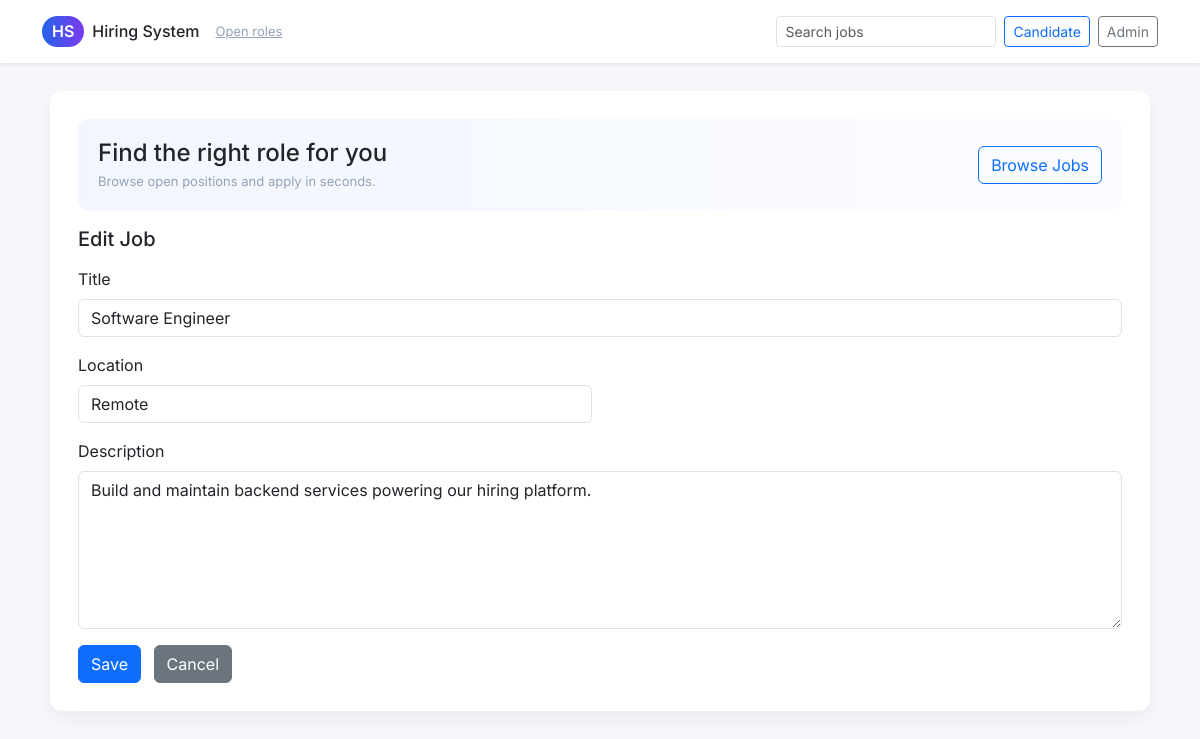
The page /admin/jobs/1/edit (signed in) on the database its author committed.
### models.py (models this page shows)
class Job(Base):
    __tablename__ = 'jobs'
    id = Column(Integer, primary_key=True)
    title = Column(String(255), nullable=False)
    description = Column(Text)
    location = Column(String(255))
    responsibilities = Column(JSON, nullable=True)  # JSON list
    qualifications = Column(JSON, nullable=True)    # JSON list
    created_at = Column(DateTime(timezone=True), server_default=func.now())

### app.py (the view, shortened to what this page needs)
@app.route('/admin/jobs/<int:job_id>/edit', methods=['GET', 'POST'])
@admin_required
def admin_jobs_edit(job_id):
    session = SessionLocal()
    job = session.get(Job, job_id)
    if not job:
        return 'Not found', 404
    if request.method == 'GET':
        return render_template('admin_job_form.html', job=job, action=f'/admin/jobs/{job_id}/edit')

### auth.py (called while the page is built)
def verify_token(token: str) -> dict:
    try:
        data = jwt.decode(token, JWT_SECRET, algorithms=['HS256'])
        return data
    except Exception:
        return None

def admin_required(f):
    @wraps(f)
    def decorated(*args, **kwargs):
        token = request.cookies.get('token')
        if not token:
            return redirect('/admin/login')
        data = verify_token(token)
        if not data:
            return redirect('/admin/login')
        return f(*args, **kwargs)
    return decorated

### templates/admin_job_form.html
{% extends 'base.html' %}
{% block content %}
  <h2 class="h5 mb-3">{{ 'Edit' if job else 'New' }} Job</h2>
  <form method="post" action="{{ action }}" class="row g-3">
    <div class="col-12">
      <label class="form-label">Title</label>
      <input class="form-control" name="title" value="{{ job.title if job else '' }}" required>
    </div>
    <div class="col-md-6">
      <label class="form-label">Location</label>
      <input class="form-control" name="location" value="{{ job.location if job else '' }}">
    </div>
    <div class="col-12">
      <label class="form-label">Description</label>
      <textarea class="form-control" name="description" rows="6">{{ job.description if job else '' }}</textarea>
    </div>
    <div class="col-12">
      <button class="btn btn-primary" type="submit">Save</button>
      <a class="btn btn-secondary ms-2" href="/admin/jobs">Cancel</a>
    </div>
  </form>
{% endblock %}

### templates/base.html (style rules this page uses)
:root { --brand: #2563eb; --muted: #6b7280; }
body { font-family: Inter, system-ui, -apple-system, "Segoe UI", Roboto, "Helvetica Neue", Arial; background: #f6f8fb; }
a { color: var(--brand) }

### rows shown on the page
Job: title "Software Engineer", location "Remote", description "Build and maintain backend services powering our hiring platform."

### other values the page prints
{{ 'Edit' if job else 'New' }} "Edit"
